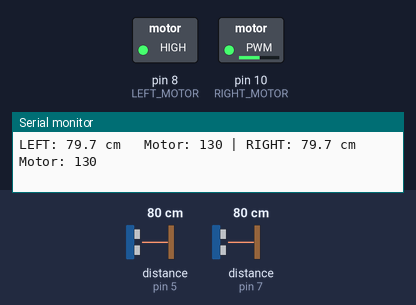
Bench run of a sketch on a simulated Arduino Uno, built with avr-gcc and run on an emulated ATmega328P. Parts: switched loads named in the sketch (green lamp = pin HIGH), the last lines printed to the serial monitor. Wiring (inferred from the names in the program): 2 × ultrasonic range finder: trigger pin 4, echo pin 5 / trigger pin 6, echo pin 7. The inputs (shaded band) are chosen by the test bench; at power-on: distance to the obstacle (sensors on pin 5, pin 7) 80 cm. The echo pulse lasts 58.3 µs per cm; pins used as bus, display or sensor lines are not drawn.

Above: at 1.2 s.
1.3 s: distance to the obstacle (sensor on pin 5) set to 116 cm
2.8 s: distance to the obstacle (sensor on pin 5) set to 126 cm
At 3.2 s:
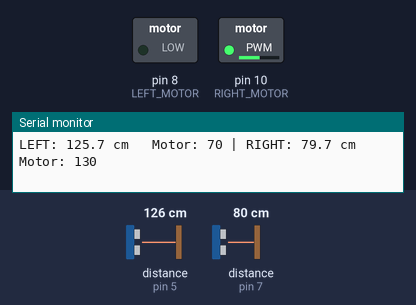
4.4 s: distance to the obstacle (sensor on pin 7) set to 33 cm
At 5.6 s:
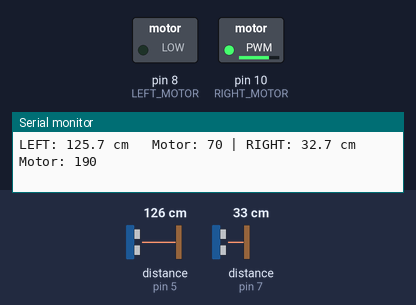
5.9 s: distance to the obstacle (sensor on pin 7) set to 28 cm
At 6.3 s:
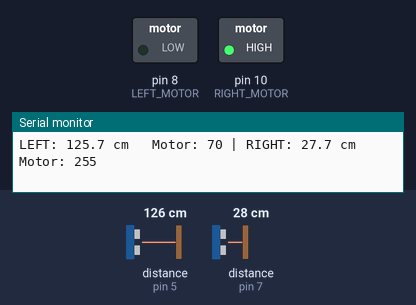
7.4 s: distance to the obstacle (sensor on pin 7) set to 203 cm
At 8.2 s:
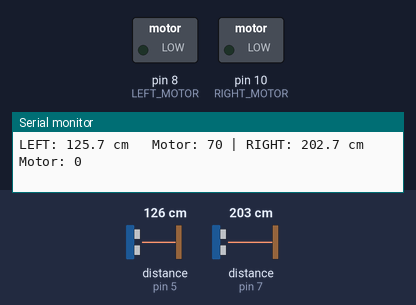
9.0 s: distance to the obstacle (sensor on pin 5) set to 2 cm
At 10.1 s:
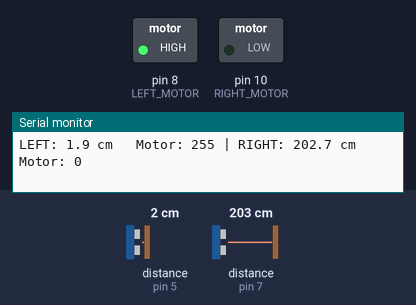
Timing chart, 0 to 11.6 s (numbered marks = the images above; inputs shaded):
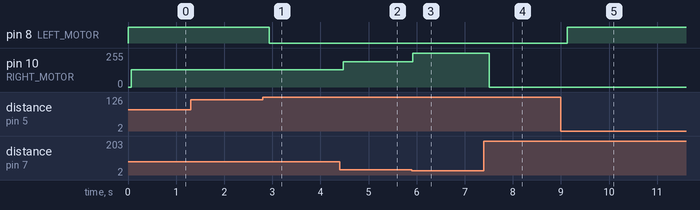

Measured:
- the behaviour switches between 120 and 121 cm on distance to the obstacle (sensor on pin 5) (found by bisection; images 0 and 1)
- the behaviour switches between 31 and 30 cm on distance to the obstacle (sensor on pin 7) (found by bisection; images 2 and 3)
- after the input at 2.8 s, pin 8 (LEFT_MOTOR): HIGH → LOW after 0.13 s
- after the input at 4.4 s, pin 10 (RIGHT_MOTOR): 130/255 → 190/255 after 0.07 s
- after the input at 5.9 s, pin 10 (RIGHT_MOTOR): 190/255 → 255/255 at once
- after the input at 7.4 s, pin 10 (RIGHT_MOTOR): 255/255 → 0/255 after 0.11 s
- after the input at 9.0 s, pin 8 (LEFT_MOTOR): LOW → HIGH after 0.13 s

The sketch:

smart_vision_assistant.ino
```cpp
#include <Arduino.h>

// ===============================
// PINOUT
// ===============================

// LEFT HC-SR04
constexpr uint8_t LEFT_TRIG = 4;
constexpr uint8_t LEFT_ECHO = 5;

// RIGHT HC-SR04
constexpr uint8_t RIGHT_TRIG = 6;
constexpr uint8_t RIGHT_ECHO = 7;

// VIBRATION MOTORS
constexpr uint8_t LEFT_MOTOR = 8;
constexpr uint8_t RIGHT_MOTOR = 10;


// Максимальное расстояние,
// после которого вибрации нет
constexpr float MAX_WARNING_DISTANCE = 200.0;


// ====================================
// Чтение HC-SR04
// ====================================

float readDistanceCM(uint8_t trigPin, uint8_t echoPin)
{
    digitalWrite(trigPin, LOW);
    delayMicroseconds(3);

    digitalWrite(trigPin, HIGH);
    delayMicroseconds(10);
    digitalWrite(trigPin, LOW);

    unsigned long duration =
        pulseIn(echoPin, HIGH, 25000UL);

    if (duration == 0)
    {
        return 999.0;
    }

    float distance =
        duration * 0.0343 / 2.0;

    return distance;
}


// ====================================
// Сила вибрации
// 0   = выключено
// 255 = максимум
// ====================================

uint8_t getMotorStrength(float distance)
{
    if (distance > MAX_WARNING_DISTANCE)
    {
        return 0;
    }

    if (distance > 120)
    {
        return 70;
    }

    if (distance > 60)
    {
        return 130;
    }

    if (distance > 30)
    {
        return 190;
    }

    return 255;
}


// ====================================
// SETUP
// ====================================

void setup()
{
    Serial.begin(115200);

    pinMode(LEFT_TRIG, OUTPUT);
    pinMode(LEFT_ECHO, INPUT);

    pinMode(RIGHT_TRIG, OUTPUT);
    pinMode(RIGHT_ECHO, INPUT);

    pinMode(LEFT_MOTOR, OUTPUT);
    pinMode(RIGHT_MOTOR, OUTPUT);

    digitalWrite(LEFT_TRIG, LOW);
    digitalWrite(RIGHT_TRIG, LOW);

    analogWrite(LEFT_MOTOR, 0);
    analogWrite(RIGHT_MOTOR, 0);

    Serial.println();
    Serial.println("Smart Vision Assistant");
    Serial.println("System started");
}


// ====================================
// MAIN LOOP
// ====================================

void loop()
{
    float leftDistance =
        readDistanceCM(LEFT_TRIG, LEFT_ECHO);

    uint8_t leftPower =
        getMotorStrength(leftDistance);

    analogWrite(LEFT_MOTOR, leftPower);

    delay(60);

    float rightDistance =
        readDistanceCM(RIGHT_TRIG, RIGHT_ECHO);

    uint8_t rightPower =
        getMotorStrength(rightDistance);

    analogWrite(RIGHT_MOTOR, rightPower);

    delay(60);

    Serial.print("LEFT: ");

    if (leftDistance > 400)
    {
        Serial.print("OUT");
    }
    else
    {
        Serial.print(leftDistance, 1);
        Serial.print(" cm");
    }

    Serial.print("   Motor: ");
    Serial.print(leftPower);

    Serial.print(" | RIGHT: ");

    if (rightDistance > 400)
    {
        Serial.print("OUT");
    }
    else
    {
        Serial.print(rightDistance, 1);
        Serial.print(" cm");
    }

    Serial.print("   Motor: ");
    Serial.println(rightPower);
}
```
